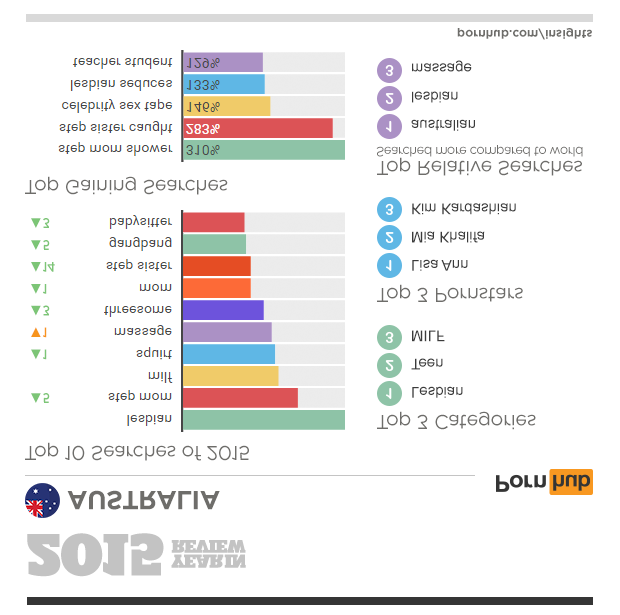
#> input picture pil_example/flip/img.png, 620 x 615 px
$ python flip.py
#> lines starting #> are read from the running program, lines starting #| are printed output that depends on the picture
#!/usr/bin/env python3
# -*- coding: utf-8 -*-

__author__ = 'ipetrash'


# pip install Pillow
from PIL import Image, ImageOps
img = Image.open('img.png')
#> img is the input picture: PIL image 620x615 RGBA; mean R, G, B, A 237.5, 235.5, 235.1, 255
img = ImageOps.flip(img)
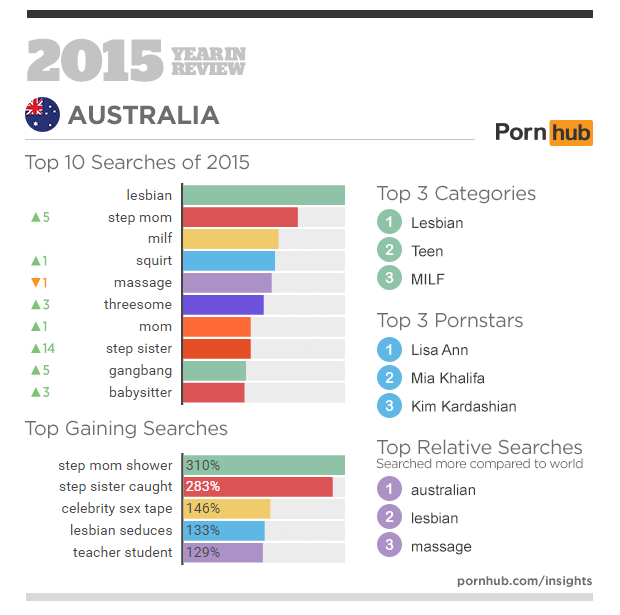
#> img: PIL image 620x615 RGBA; mean R, G, B, A 237.5, 235.5, 235.1, 255
img.show()
